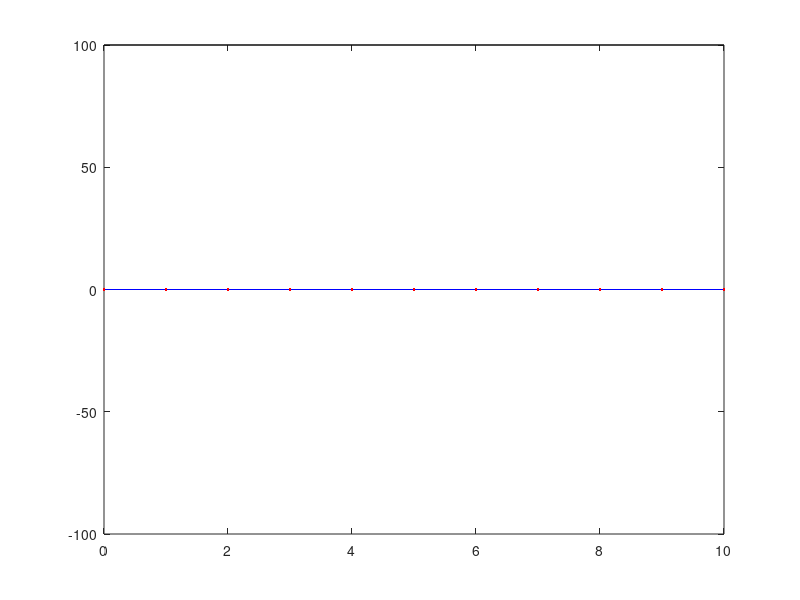

Source code (MATLAB): (Note: this script raises an error after producing the figure.)
% Currently this is putting a block of ice on a bed (constant thickness in
% time and spans the whole domain). 
% What's broken is the b_eq, calculating the new bed equilibrium. As the
% the ice depresses the bed more water is supporting the ice so the b_eq
% should rise slightly, and currently its dropping dramatically!?!?
% In the absense of water b_eq should not change with this constant ice
% thickness setup (currently the water level is changing) 

close all; 
clear all; 

rho_i = 917;    % density of ice (kg/m^3) 
rho_b = 2650;   % density of bed (kg/m^3)
rho_w = 1000;   % density of water (kg/m^3)
gamma = rho_i/rho_b;  % displaced bed by ice
lambda = rho_i/rho_w; % (height ice)lambda = (height water)

x = 0:10;
h1 = 100.*ones(length(x),1); 
h1_eq = zeros(length(x),1);
L2 = 10; 
H2 = 100;
hg = 100;
b = 0.*ones(length(x),1);

h_ice_sup_water = b.*1/lambda;
h_ice_sup_water(b>0) = 0;
h_ice_depress_bed = h1+h_ice_sup_water;

b0 = b;
%b_eq = b0 - h_ice_depress_bed.*gamma;
b_eq = 0.0;
tau = 10; 

 
t = 0;
%while abs(b_eq-b)>1
%while abs((b0-b)/(b0-b_eq))>1
for t=1:100
    plot(x,b,'b'); hold on; plot(x,h1+b,'k'); plot(x,b_eq,'r');ylim([-100,100]);
    H2 = mean(h1);
    [bNew,b_eqNew,hxNew] = bedSpring_v2(h1,h1_eq,b,b_eq,tau);
    b = bNew; h1 = hxNew;
%    b_eq = b_eqNew;
%    t=t+1;
end



    